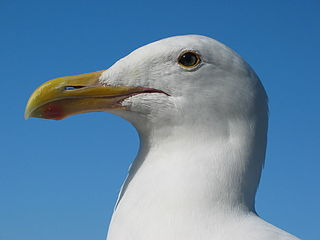
#> input picture Gaussian Pyramids & Blending/Source/input1.jpg, 320 x 240 px
$ python main_bonus.py '../../Gaussian Pyramids & Blending/Source/input1.jpg'
#> lines starting #> are read from the running program, lines starting #| are printed output that depends on the picture
#> further down, img is the input picture: shape (240, 320, 3); mean B, G, R 166.6, 134.6, 97.1
# ================================================
# Skeleton codes for HW4
# Read the skeleton codes carefully and put all your
# codes into main function
# ================================================
import sys
import cv2
import numpy as np
import matplotlib.pyplot as plt
from skimage.segmentation import slic
from skimage.segmentation import mark_boundaries
from skimage.data import astronaut
from skimage.util import img_as_float
import maxflow
from scipy.spatial import Delaunay

# [10 lines left out: function help_message, not called in this run]

# Calculate the SLIC superpixels, their histograms and neighbors
def superpixels_histograms_neighbors(img):
    # SLIC
    segments = slic(img, n_segments=500, compactness=18.49)
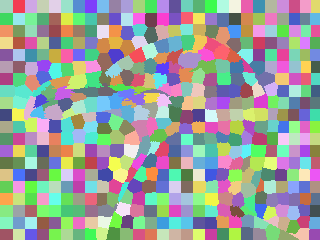
#> segments: shape (240, 320) int64; 524 distinct labels, from 1 to 524; one colour per label, 0 black
    segments_ids = np.unique(segments)
#> segments_ids = 524 values from 1 to 524

    # centers
    centers = np.array([np.mean(np.nonzero(segments==i),axis=1) for i in segments_ids])
#> centers = 524 pairs, first value 5.5 to 235.7, second value 5.5 to 315

    # H-S histograms for all superpixels
    hsv = cv2.cvtColor(img.astype('float32'), cv2.COLOR_BGR2HSV)
#> hsv: shape (240, 320, 3) float32; mean H, S, V 168.8, 0.5, 169.9
    bins = [20, 20] # H = S = 20
    ranges = [0, 360, 0, 1] # H: [0, 360], S: [0, 1]
    colors_hists = np.float32([cv2.calcHist([hsv],[0, 1], np.uint8(segments==i), bins, ranges).flatten() for i in segments_ids])
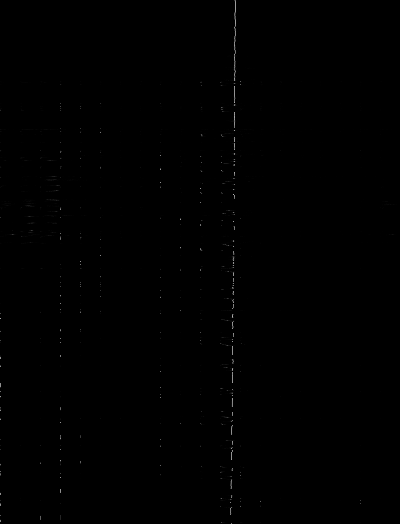
#> colors_hists: shape (524, 400) float32; min 0, max 181, mean 0.4

    # neighbors via Delaunay tesselation
    tri = Delaunay(centers)

    return (centers,colors_hists,segments,tri.vertex_neighbor_vertices)

# Get superpixels IDs for FG and BG from marking
# [4 lines left out: function find_superpixels_under_marking, not called in this run]

# Sum up the histograms for a given selection of superpixel IDs, normalize
def cumulative_histogram_for_superpixels(ids, histograms):
    h = np.sum(histograms[ids],axis=0)
    return h / h.sum()

# Get a bool mask of the pixels for a given selection of superpixel IDs
def pixels_for_segment_selection(superpixels_labels, selection):
    pixels_mask = np.where(np.isin(superpixels_labels, selection), True, False)
    return pixels_mask

# Get a normalized version of the given histograms (divide by sum)
def normalize_histograms(histograms):
    return np.float32([h / h.sum() for h in histograms])

# Perform graph cut using superpixels histograms
# [35 lines left out: function do_graph_cut, not called in this run]

####################################
# BONUS
####################################
drawing = False # true if mouse is pressed
ix,iy = -1,-1
foreground = (255,0,0)
background = (0,0,255)
color = foreground

# mouse callback function
# [26 lines left out: function draw_line, not called in this run]
####################################
# BONUS
####################################

if __name__ == '__main__':

    # validate the input arguments
    if (len(sys.argv) != 2):
        help_message()
        sys.exit()

    ####################################
    # BONUS
    ####################################
    img = cv2.imread(sys.argv[1], cv2.IMREAD_COLOR)
    cv2.namedWindow('image')
    cv2.setMouseCallback('image',draw_line)

    # Get all superpixel data
    centers, color_hists, superpixels, neighbors = superpixels_histograms_neighbors(img)

    while(1):
        cv2.imshow('image', img)
        k = cv2.waitKey(1) & 0xFF
#> (key x is pressed here)

        # Perform segmentation on 'm' input
        if k == ord('m'):
            # Get markings
            img_markings = img.copy()
            img_markings[np.logical_and(img_markings[:,:,0] != 255, img_markings[:,:,2] != 255)] = [255,255,255]

            # Nomalize the original color histograms
            norm_hists = normalize_histograms(color_hists)

            # Partition image into foreground and background
            fgbg_segments = find_superpixels_under_marking(img_markings, superpixels)

            # Calculate the histograms for foreground and background superpixels
            fgbg_hists = []

            fgbg_hists.append(cumulative_histogram_for_superpixels(fgbg_segments[0], color_hists))
            fgbg_hists.append(cumulative_histogram_for_superpixels(fgbg_segments[1], color_hists))

            # Perform graph cut optimization
            graph_cut = do_graph_cut(fgbg_hists, fgbg_segments, norm_hists, neighbors)

            # Get segment from Boolean graph cut
            mask = pixels_for_segment_selection(superpixels, np.nonzero(graph_cut))
            mask = np.uint8(mask * 255)

            cv2.imshow('mask', mask)
            cv2.waitKey(0)

        # Exit on 'x' input
        elif k == ord('x'):
            break
    ####################################
    # BONUS
    ####################################
